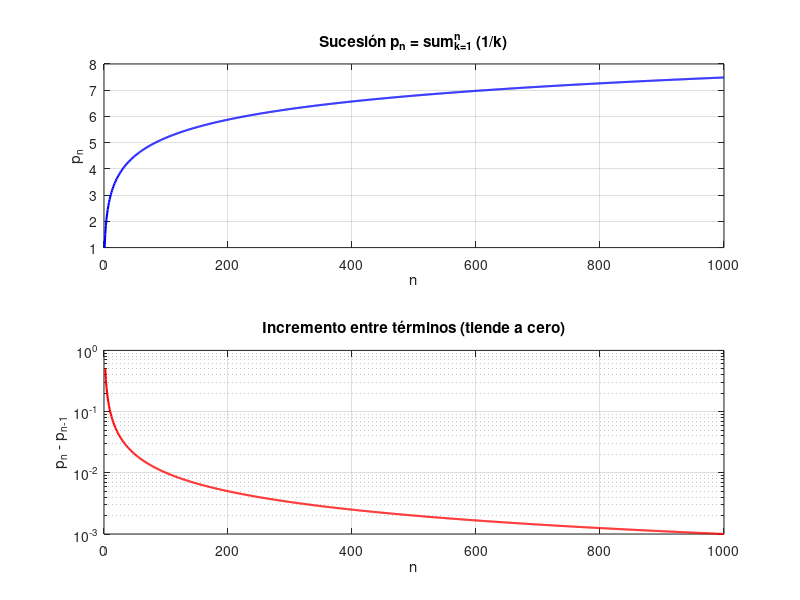

Write the MATLAB code that produced this figure.
% vEj17Burden_visualiza_serie_armonica.m
% Número máximo de términos
N = 1000;

% Inicialización
pn = zeros(1, N);
incremento = zeros(1, N);

% Calcular la sucesión y el incremento
for n = 1:N
    pn(n) = sum(1./(1:n));        % p_n
    if n > 1
        incremento(n) = pn(n) - pn(n-1);  % p_n - p_{n-1} = 1/n
    else
        incremento(n) = pn(n);    % El primer término
    end
end

% Graficar p_n
figure;
subplot(2,1,1)
plot(1:N, pn, 'b', 'LineWidth', 1.5);
xlabel('n'); ylabel('p_n');
title('Sucesión p_n = sum_{k=1}^n (1/k)');
grid on;

% Graficar incremento
subplot(2,1,2)
semilogy(2:N, incremento(2:N), 'r', 'LineWidth', 1.5);  % desde n=2 para evitar div/0
xlabel('n'); ylabel('p_n - p_{n-1}');
title('Incremento entre términos (tiende a cero)');
grid on;
